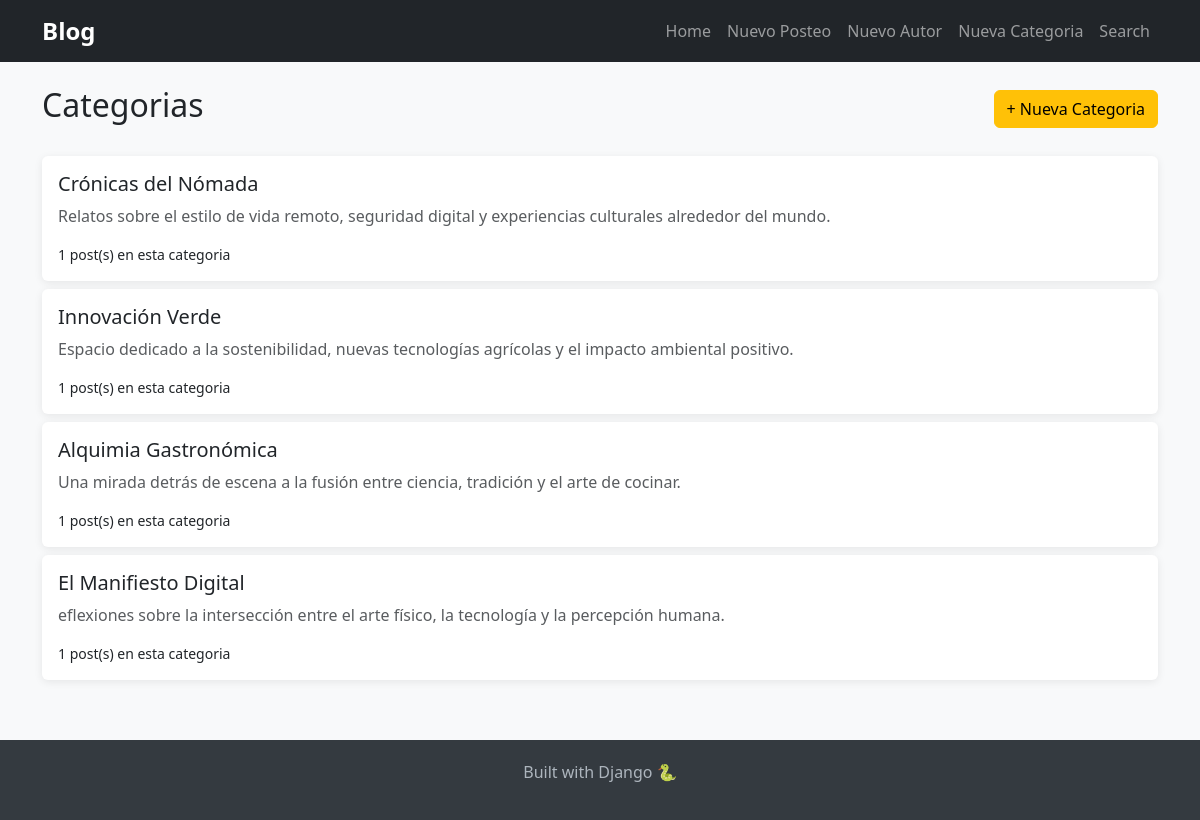
Page /categories/ on the committed database.
### blog/models.py (models this page shows, shortened)
class Category(models.Model):
    name = models.CharField(max_length=100)
    description = models.TextField(blank=True)
    class Meta:
        verbose_name_plural = "Categories"

### blog/views.py (the view)
# urls.py: path('categories/', views.category_list, name='category_list'),
def category_list(request):
    categories = Category.objects.all()
    return render(request, 'blog/category_list.html', {'categories': categories, 'title': 'Categories'})

### blog/templates/blog/category_list.html (shortened to what this page needs)
{% extends "blog/base.html" %}
{% block content %}
<div class="d-flex justify-content-between align-items-center mb-4">
    <h2> Categorias</h2>
    <a href="{% url 'create_category' %}" class="btn btn-warning">+ Nueva Categoria</a>
</div>
{% if categories %}
    {% for category in categories %}
    <div class="card mb-2 p-3">
        <h5>{{ category.name }}</h5>
        <p class="text-muted">{{ category.description }}</p>
        <small>{{ category.posts.count }} post(s) en esta categoria</small>
    </div>
    {% endfor %}
{% else %}
    <div class="alert alert-info">No hay categorías aún. <a href="{% url 'create_category' %}">Agregar una!</a></div>
{% endif %}
{% endblock %}

### blog/templates/blog/base.html (style rules this page uses)
body { background-color: #f8f9fa; }
.card { border: none; box-shadow: 0 2px 8px rgba(0,0,0,0.08); }

### rows in the picture
Category: name "Crónicas del Nómada", description "Relatos sobre el estilo de vida remoto, seguridad digital y experiencias culturales alrededor del mundo.", posts.count "1"
Category: name "Innovación Verde", description "Espacio dedicado a la sostenibilidad, nuevas tecnologías agrícolas y el impacto ambiental positivo.", posts.count "1"
Category: name "Alquimia Gastronómica", description "Una mirada detrás de escena a la fusión entre ciencia, tradición y el arte de cocinar.", posts.count "1"
Category: name "El Manifiesto Digital", description "eflexiones sobre la intersección entre el arte físico, la tecnología y la percepción humana.", posts.count "1"
